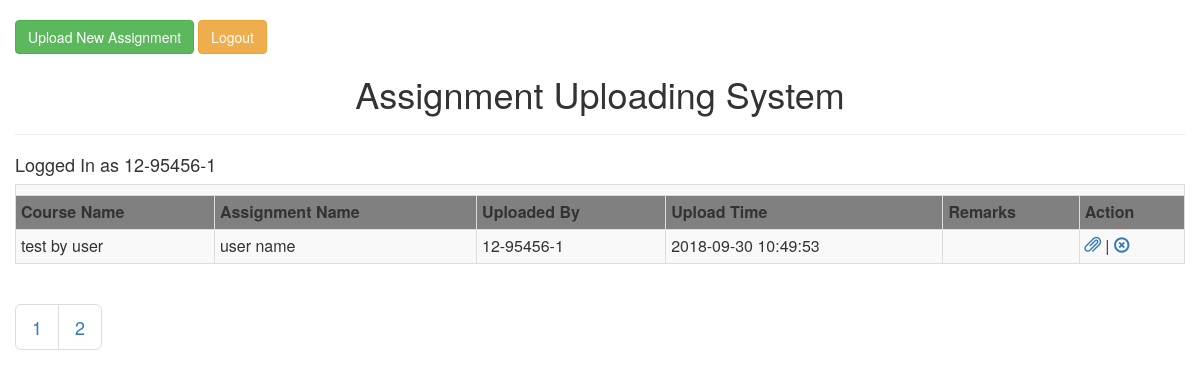
The page /user.php (signed in) on the database its author committed.
### tables this page shows
CREATE TABLE `info` (
  `id` int(11) NOT NULL,
  `coursename` text NOT NULL,
  `assignmentname` text NOT NULL,
  `file_link` text NOT NULL,
  `remarks` text,
  `uploaded_at` datetime NOT NULL DEFAULT CURRENT_TIMESTAMP,
  `uploaded_by` text NOT NULL,
  `deleted_at` datetime DEFAULT NULL
);

### user.php (the view, shortened to what this page needs)
<?php
if (!(isset($_SESSION['aiubid']))){
    header("location:index.php");
}
else {
    require_once("config.php");
    $user=$_SESSION['aiubid'];
    $limit = 25;
    if (isset($_GET["page"])) { $page  = $_GET["page"]; } else { $page=1; };
    $start_from = ($page-1) * $limit;
    $sql = "SELECT * FROM info where deleted_at is NULL and uploaded_by='$user' order by id DESC LIMIT $start_from, $limit";
    $rs_result = mysqli_query ($conn,$sql);
}
?>
<html>
<head>
    <link rel="stylesheet" href="css.css">
    <link rel="stylesheet" href="css/bootstrap.min.css">
</head>
<body class="container-fluid">
<br>
<a href="add.php"> <span class="btn btn-success">Upload New Assignment</span></a>
<a href="logout.php"><span class="btn btn-warning">Logout</span></a>
<center><h1>Assignment Uploading System</h1></center><hr>
<?php echo "<h4>Logged In as ". $_SESSION['aiubid']."</h4>"; ?>
<table class="table table-striped table-bordered table-condensed">
    <tr>
        <td colspan="8">
        </td>
    </tr>
    <tr>
        <th>Course Name</th>
        <th>Assignment Name</th>
        <th>Uploaded By</th>
        <th>Upload Time</th>
        <th>Remarks</th>
        <th>Action</th>
    </tr>
    <?php
    while($res=mysqli_fetch_array($rs_result)) {
        echo "<tr>";
        echo "<td>".$res['coursename']."</td>";
        echo "<td>".$res['assignmentname']."</td>";
        echo "<td>".$res['uploaded_by']."</td>";
        echo "<td>".$res['uploaded_at']."</td>";
        echo "<td>".$res['remarks']."</td>";
        echo "<td><a href=./".$res['file_link']." target='_blank'><span class='glyphicon glyphicon-paperclip'></span></a> | <a href=\"delete.php?id=$res[id]\" onClick=\"return confirm('Are you sure you want to delete?')\"><span class='glyphicon glyphicon-remove-circle'></span></a></td>";
    }
    ?>
</table>
<?php
$sql = "SELECT COUNT(id) FROM info";
$rs_result = mysqli_query($conn,$sql);
$row = mysqli_fetch_row($rs_result);
$total_records = $row[0];
$total_pages = ceil($total_records / $limit);
$pagLink = "<ul class='pagination pagination-lg'>";
for ($i=1; $i<=$total_pages; $i++) {
    $pagLink .= "<li class='page-item'><a href='user.php?page=".$i."'>".$i."</a></li>";
};
echo $pagLink . "</ul>";
?>
</body>
</html>

### css.css (style rules this page uses)
tr:nth-child(odd) { background: #58D3F7; }
tr:nth-child(even) { background: #00BFFF; }
th { background:grey; }

### rows shown on the page
info: coursename "test by user", assignmentname "user name", uploaded_by "12-95456-1", uploaded_at "2018-09-30 10:49:53"

### other values the page prints
$_SESSION['aiubid'] "12-95456-1"
